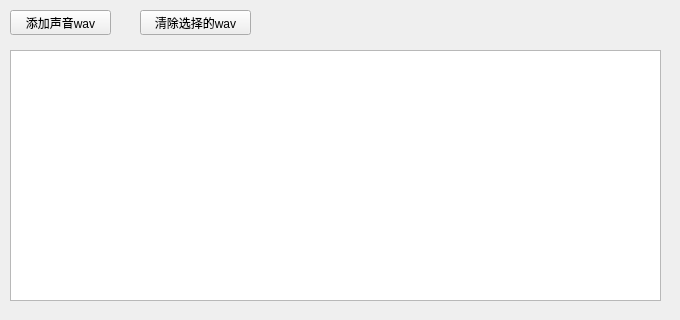
<?xml version="1.0" encoding="UTF-8"?>
<ui version="4.0">
 <class>Form</class>
 <widget class="QWidget" name="Form">
  <property name="geometry">
   <rect>
    <x>0</x>
    <y>0</y>
    <width>680</width>
    <height>320</height>
   </rect>
  </property>
  <property name="windowTitle">
   <string>Form</string>
  </property>
  <widget class="QPushButton" name="pushButton_pick_wav">
   <property name="geometry">
    <rect>
     <x>10</x>
     <y>10</y>
     <width>101</width>
     <height>25</height>
    </rect>
   </property>
   <property name="text">
    <string>添加声音wav</string>
   </property>
  </widget>
  <widget class="QListWidget" name="listWidget_wavfiles">
   <property name="geometry">
    <rect>
     <x>10</x>
     <y>50</y>
     <width>651</width>
     <height>251</height>
    </rect>
   </property>
   <property name="alternatingRowColors">
    <bool>true</bool>
   </property>
   <property name="selectionMode">
    <enum>QAbstractItemView::MultiSelection</enum>
   </property>
  </widget>
  <widget class="QPushButton" name="pushButton_clear_wav">
   <property name="geometry">
    <rect>
     <x>140</x>
     <y>10</y>
     <width>111</width>
     <height>25</height>
    </rect>
   </property>
   <property name="text">
    <string>清除选择的wav</string>
   </property>
  </widget>
 </widget>
 <resources/>
 <connections/>
</ui>
